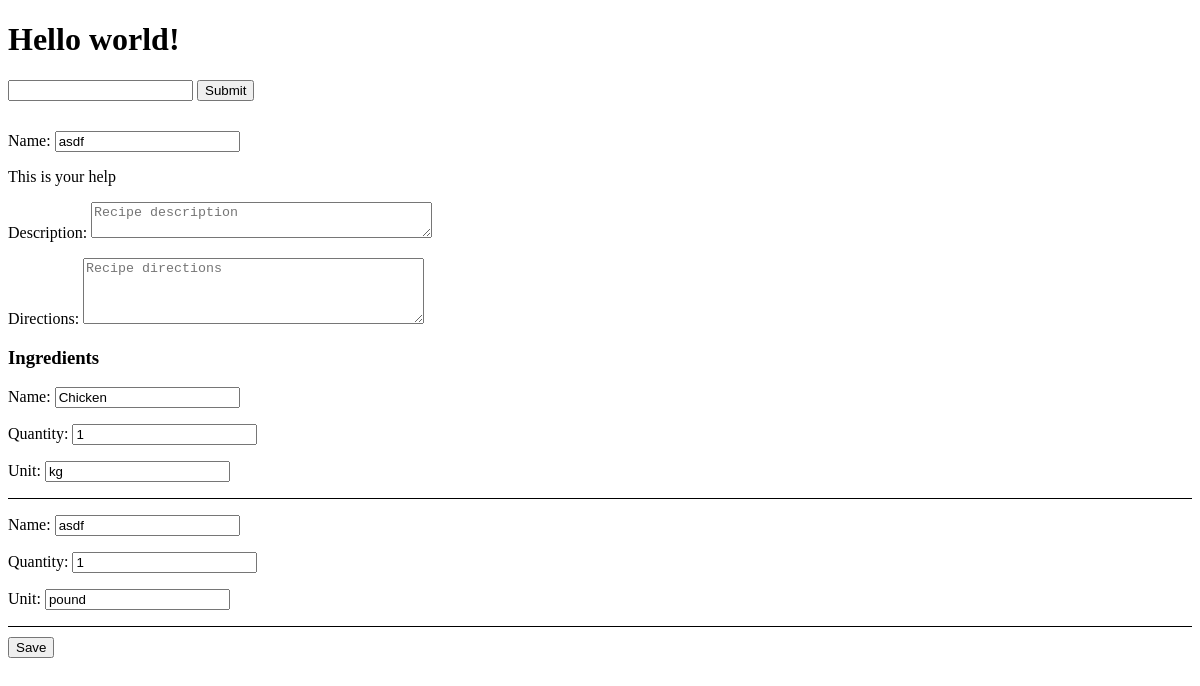
The page /pantry/recipes/2/edit/ (signed in) on the database as committed earlier.
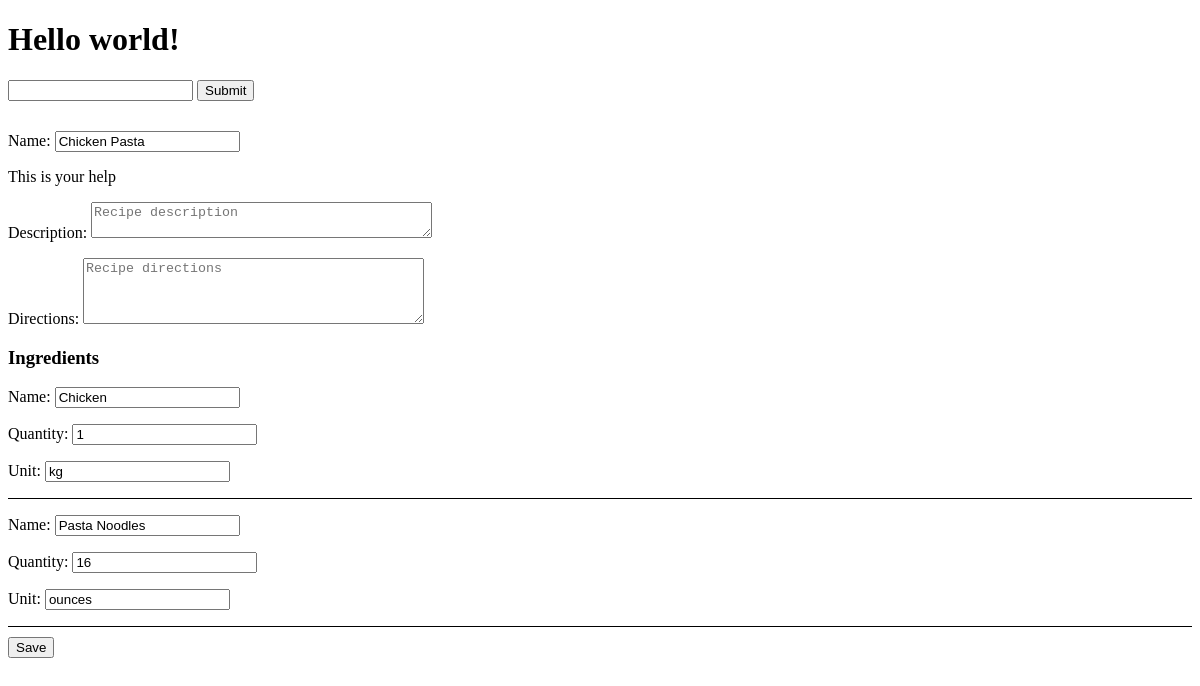
The same page on the database as committed later.
### recipes/models.py (models this page shows, shortened)
class Recipe(models.Model):
    user = models.ForeignKey(settings.AUTH_USER_MODEL, on_delete=models.CASCADE)
    name = models.CharField(max_length=220)
    description = models.TextField(blank=True, null=True)
    directions = models.TextField(blank=True, null=True)
    timestamp = models.DateTimeField(auto_now_add=True)
    updated = models.DateTimeField(auto_now=True)
    active = models.BooleanField(default=True)

### recipes/views.py (the view, shortened to what this page needs)
# urls.py: path("<int:id>/edit/", recipe_update_view, name='update'),
@login_required
def recipe_update_view(request, id=None):
    obj = get_object_or_404(Recipe, id=id, user=request.user)
    form = RecipeForm(request.POST or None, instance=obj)
    RecipeIngredientFormset = modelformset_factory(RecipeIngredient, form=RecipeIngredientForm, extra=0)
    qs = obj.recipeingredient_set.all() # []
    formset = RecipeIngredientFormset(request.POST or None, queryset=qs)
    context = {
        "form": form,
        "formset": formset,
        "object": obj,
    }
    return render(request, "recipes/create-update.html", context)

### recipes/forms.py
class RecipeForm(forms.ModelForm):
    error_css_class = 'error-field'
    required_css_class = 'required-field'
    name = forms.CharField(widget=forms.TextInput(attrs={"class": "form-control", "placeholder": "Recipe name"}), help_text='This is your help  ')
    class Meta:
        model = Recipe
        fields = ['name', 'description', 'directions']
    def __init__(self, *args, **kwargs):
        super().__init__(*args, **kwargs)
        for field in self.fields:
            print(field)
            new_data = {
                "placeholder": f'Recipe {str(field)}',
                "class": 'form-control',
            }
            self.fields[str(field)].widget.attrs.update(
                new_data
            )
        self.fields['description'].widget.attrs.update({'rows': '2'})
        self.fields['directions'].widget.attrs.update({'rows': '4'})

### templates/recipes/create-update.html (shortened to what this page needs)
{% extends "base.html" %}
{% block content %}
<div style='margin-top:30px;'>
    <form action='.' method="POST">
        {% for field in form %}
        <div class="{% if field.field.required %}{{ form.required_css_class }}{% endif %}">
            {{ field.label_tag }} {{ field }}
            <p class="help">{{ field.help_text|safe }}</p>
        </div>
        {% endfor %}
        {% if formset %}
        <h3>Ingredients</h3>
        {% for form in formset %}
            <div class="ingredient-form">
                {{ form.as_p }}
            </div>
        {% endfor %}
        {% endif %}
        <button style='margin-top:10px;' type='submit' >Save</button>
    </form>
</div>
{% endblock content %}

### templates/base.html (shortened to what this page needs)
<!DOCTYPE html>
<html lang="en">
<head>
</head>
<body>
    <h1>Hello world!</h1>
    <form action="/articles/" method="GET">
        <input type="text" name="q"/>
        <input type="submit"/>
    </form>
    {% block content %}{% endblock content %}
</body>
</html>

### templates/recipes/create-update.html (style rules this page uses)
.ingredient-form { border-bottom: 1px solid black; }

Rows that differ between the two databases and show on the page:
changed Recipe: name "asdf" → "Chicken Pasta"
Other text that changed with them:
form field as_p: "asdf" → "Pasta Noodles"
form field as_p: "1" → "16"
form field as_p: "pound" → "ounces"
